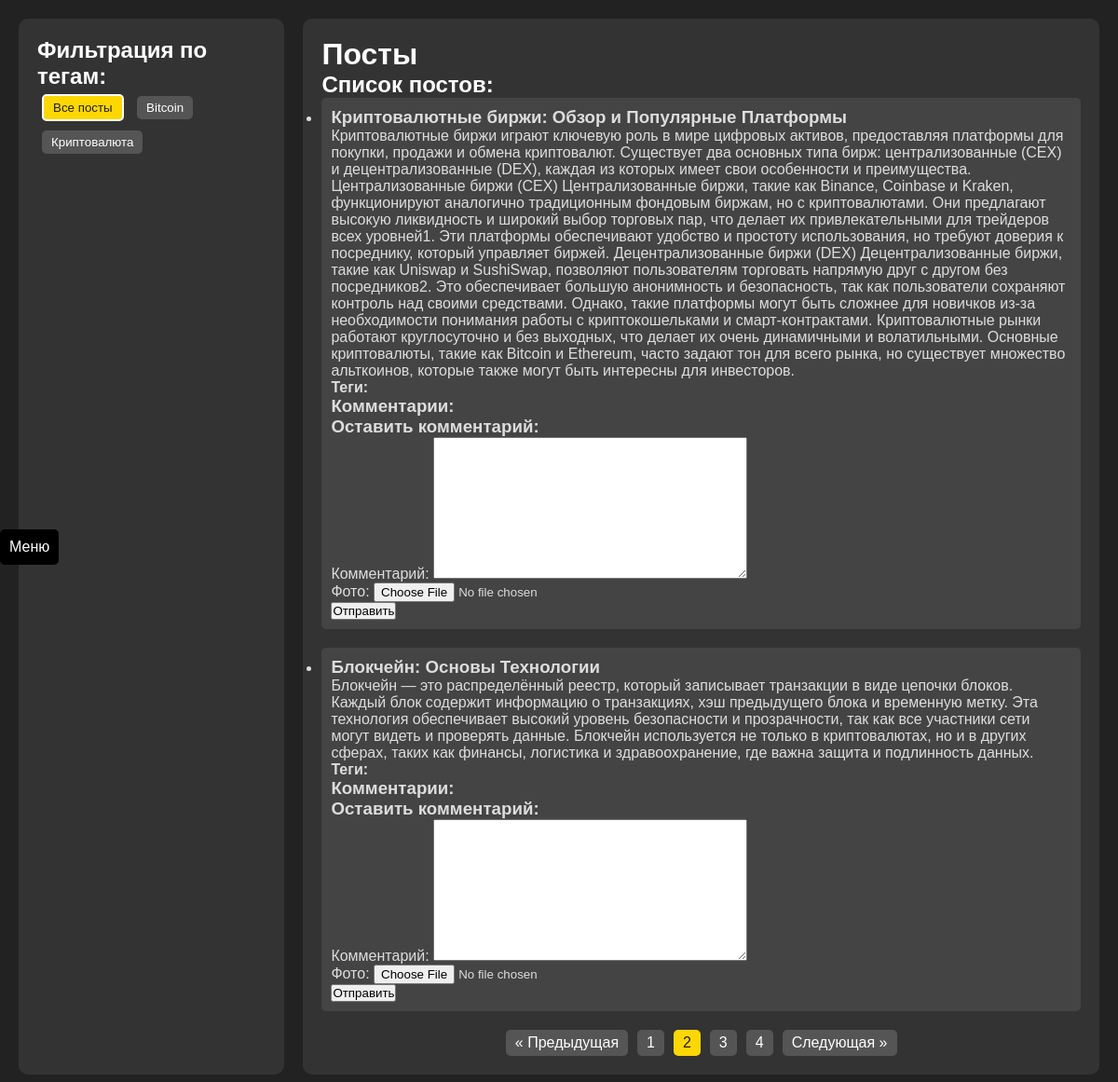
Page /markets/?page=2 (signed in) on the committed database.
### crypto/models.py (models this page shows, shortened)
class Tag(models.Model):
    name = models.CharField(max_length=255, verbose_name="Название тега")
    posts = models.ManyToManyField(Post, related_name='tags', verbose_name="Записи")
    class Meta:
        verbose_name = "Тег"
        verbose_name_plural = "Теги"

class Post(models.Model):
    title = models.CharField(max_length=255, verbose_name="Заголовок")
    content = models.TextField(verbose_name="Содержимое")
    created_at = models.DateTimeField(auto_now_add=True, verbose_name="Дата создания")
    class Meta:
        verbose_name = "Запись"
        verbose_name_plural = "Записи"

### crypto/views.py (the view, shortened to what this page needs)
# urls.py: path('markets/', views.PostListView.as_view(), name='markets'),
class PostListView(LoginRequiredMixin, BaseContextMixin, ListView):
    model = Post
    template_name = 'markets.html'
    context_object_name = 'posts'
    paginate_by = 2
    def get_context_data(self, **kwargs):
        context = super().get_context_data(**kwargs)
        tag_id = self.request.GET.get('tag')
        context['selected_tag'] = int(tag_id) if tag_id else None
        posts = Post.objects.filter(tags__id=tag_id) if tag_id else Post.objects.all()
        paginator = Paginator(posts, self.paginate_by)
        page_number = self.request.GET.get('page')
        context['page'] = paginator.get_page(page_number)  # Добавляем объект страницы в контекст
        context['form'] = CommentForm()  # Добавляем новую форму для комментариев
        context['total_posts'] = posts.count()
        return context

### crypto/forms.py (shortened to what this page needs)
class CommentForm(forms.ModelForm):
    class Meta:
        model = Comment
        fields = ['content', 'image']

### crypto/utils.py (called while the page is built)
    def get_context_data(self, **kwargs):
        context = super().get_context_data(**kwargs)
        context['home_url'] = reverse('home')  # URL для главной страницы
        context['markets_url'] = reverse('markets')  # URL для страницы рынков
        context['trade_url'] = reverse('trade')  # URL для списка постов4e
        if self.request.user.is_authenticated:
            context['profile_url'] = reverse('users:profile', kwargs={'pk': self.request.user.pk})
        else:
            context['profile_url'] = '#'
        return context

### crypto/views.py (called while the page is built)
    def get_context_data(self, **kwargs):
        context = super().get_context_data(**kwargs)
        context['tags'] = Tag.objects.all()
        context['comments'] = Comment.objects.all()
        return context

### crypto/templates/markets.html (shortened to what this page needs)
<head>
</head>
<body>
    <div class="menu-toggle">Меню</div>
    <div class="container">
        <div class="sidebar">
            <h2>Фильтрация по тегам:</h2>
            <form id="tagFilterForm" action="" method="GET">
                <div class="tag-buttons">
                    <button type="submit" class="tag-button {% if not selected_tag %}active{% endif %}" name="tag" value="">Все посты</button>
                    {% for tag in tags %}
                        <button type="submit" class="tag-button {% if tag.id == selected_tag %}active{% endif %}" name="tag" value="{{ tag.id }}">
                            {{ tag.name }}
                        </button>
                    {% endfor %}
                </div>
            </form>
        </div>
        <div class="content">
            <h1>Посты</h1>
            <h2>Список постов:</h2>
            {% if posts %}
                <ul>
                    {% for post in posts %}
                        <li class="post">
                            <h3>{{ post.title }}</h3>
                            <p>{{ post.content }}</p>
                            <p><strong>Теги:</strong>
                            </p>
                            <h3>Комментарии:</h3>
                            <h3>Оставить комментарий:</h3>
                            <form method="post" enctype="multipart/form-data">
                                {{ form.as_p }}
                                <button type="submit">Отправить</button>
                            </form>
                        </li>
                    {% endfor %}
                </ul>
                {% if total_posts > 2 %}
                    <div class="pagination">
                        {% if page.has_previous %}
                            <a href="?page={{ page.previous_page_number }}{% if selected_tag %}&tag={{ selected_tag }}{% endif %}">« Предыдущая</a>
                        {% else %}
                            <span class="disabled">« Предыдущая</span>
                        {% endif %}
                        {% for num in page.paginator.page_range %}
                            {% if num == page.number %}
                                <span class="current">{{ num }}</span>
                            {% else %}
                                <a href="?page={{ num }}{% if selected_tag %}&tag={{ selected_tag }}{% endif %}">{{ num }}</a>
                            {% endif %}
                        {% endfor %}
                        {% if page.has_next %}
                            <a href="?page={{ page.next_page_number }}{% if selected_tag %}&tag={{ selected_tag }}{% endif %}">Следующая »</a>
                        {% else %}
                            <span class="disabled">Следующая »</span>
                        {% endif %}
                    </div>
                {% endif %}
            {% else %}
                <p>Нет доступных постов.</p>
            {% endif %}
        </div>
    </div>
</body>

### crypto/templates/markets.html (style rules this page uses)
* { margin: 0; padding: 0; box-sizing: border-box; }
html, body { height: 100%; background: #222; color: #ddd; font-family: Arial, sans-serif; }
.container { display: flex; padding: 20px; }
.sidebar { width: 25%; padding: 20px; background: #333; border-radius: 10px; margin-right: 20px; }
.content { width: 75%; padding: 20px; background: #333; border-radius: 10px; }
h1, h2 { color: #fff; }
p, li { color: #ddd; }
.tag-button { display: inline-block; background-color: #555; color: #fff; border: none; padding: 5px 10px; margin: 5px; border-radius: 5px; cursor: pointer; }
.tag-button.active { background-color: #FFD700; border: 2px solid #fff; color: #222; }
.post { padding: 10px; background-color: #444; border-radius: 5px; margin-bottom: 20px; }
.menu-toggle { position: fixed; left: 0; top: 50%; transform: translateY(-50%); background: #000; color: #fff; padding: 10px; cursor: pointer; z-index: 1000; border-radius: 5px; text-align: center; transition: opacity 0.3s; }
.pagination { display: flex; justify-content: center; margin-top: 20px; }
.pagination a, .pagination span { padding: 5px 10px; margin: 0 5px; background: #555; color: #fff; border-radius: 5px; text-decoration: none; }
.pagination .current { background: #FFD700; color: #222; pointer-events: none; }

### rows in the picture
Tag: {{ tag.id }} 1 (drawn), name "Bitcoin"
Tag: {{ tag.id }} 2 (drawn), name "Криптовалюта"
Post: title "Криптовалютные биржи: Обзор и Популярные Платформы", content "Криптовалютные биржи играют ключевую роль в мире цифровых активов, предоставляя платформы для покупки, продажи и обмена криптовалют. Существует два основных типа бирж: централизованные (CEX) и децентрализованные (DEX), каждая из которых имеет свои особенности и преимущества. Централизованные биржи (CEX) Централизованные биржи, такие как Binance, Coinbase и Kraken, функционируют аналогично традиционным фондовым биржам, но с криптовалютами. Они предлагают высокую ликвидность и широкий выбор торговых пар, что делает их привлекательными для трейдеров всех уровней1. Эти платформы обеспечивают удобство и простоту использования, но требуют доверия к посреднику, который управляет биржей.…"
Post: title "Блокчейн: Основы Технологии", content "Блокчейн — это распределённый реестр, который записывает транзакции в виде цепочки блоков. Каждый блок содержит информацию о транзакциях, хэш предыдущего блока и временную метку. Эта технология обеспечивает высокий уровень безопасности и прозрачности, так как все участники сети могут видеть и проверять данные. Блокчейн используется не только в криптовалютах, но и в других сферах, таких как финансы, логистика и здравоохранение, где важна защита и подлинность данных."

### other values in the picture
{{ num }} "1" "3" "4"
{{ num }} "2"
